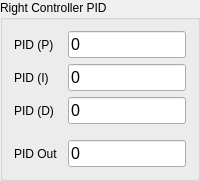
       <widget class="QGroupBox" name="rightPidBox">
        <property name="geometry">
         <rect>
          <x>467</x>
          <y>200</y>
          <width>200</width>
          <height>165</height>
         </rect>
        </property>
        <property name="sizePolicy">
         <sizepolicy hsizetype="Fixed" vsizetype="Fixed">
          <horstretch>0</horstretch>
          <verstretch>0</verstretch>
         </sizepolicy>
        </property>
        <property name="title">
         <string>Right Controller PID</string>
        </property>
        <layout class="QHBoxLayout" name="horizontalLayout_11">
         <item>
          <layout class="QVBoxLayout" name="rightPidLabelsBox">
           <item>
            <widget class="QLabel" name="rightPidPLabel">
             <property name="sizePolicy">
              <sizepolicy hsizetype="Preferred" vsizetype="Preferred">
               <horstretch>0</horstretch>
               <verstretch>0</verstretch>
              </sizepolicy>
             </property>
             <property name="text">
              <string>PID (P)</string>
             </property>
            </widget>
           </item>
           <item>
            <widget class="QLabel" name="rightPidILabel">
             <property name="text">
              <string>PID (I)</string>
             </property>
            </widget>
           </item>
           <item>
            <widget class="QLabel" name="rightPidDLabel">
             <property name="text">
              <string>PID (D)</string>
             </property>
            </widget>
           </item>
           <item>
            <spacer name="verticalSpacer_16">
             <property name="orientation">
              <enum>Qt::Orientation::Vertical</enum>
             </property>
             <property name="sizeType">
              <enum>QSizePolicy::Policy::Fixed</enum>
             </property>
             <property name="sizeHint" stdset="0">
              <size>
               <width>20</width>
               <height>10</height>
              </size>
             </property>
            </spacer>
           </item>
           <item>
            <widget class="QLabel" name="rightPidOutLabel">
             <property name="text">
              <string>PID Out</string>
             </property>
            </widget>
           </item>
          </layout>
         </item>
         <item>
          <spacer name="horizontalSpacer_20">
           <property name="orientation">
            <enum>Qt::Orientation::Horizontal</enum>
           </property>
           <property name="sizeType">
            <enum>QSizePolicy::Policy::Fixed</enum>
           </property>
           <property name="sizeHint" stdset="0">
            <size>
             <width>4</width>
             <height>20</height>
            </size>
           </property>
          </spacer>
         </item>
         <item>
          <layout class="QVBoxLayout" name="rightPidValuesBox">
           <property name="sizeConstraint">
            <enum>QLayout::SizeConstraint::SetDefaultConstraint</enum>
           </property>
           <item>
            <widget class="QLineEdit" name="rightPidPValue">
             <property name="sizePolicy">
              <sizepolicy hsizetype="Preferred" vsizetype="Fixed">
               <horstretch>0</horstretch>
               <verstretch>0</verstretch>
              </sizepolicy>
             </property>
             <property name="font">
              <font>
               <pointsize>12</pointsize>
              </font>
             </property>
             <property name="focusPolicy">
              <enum>Qt::FocusPolicy::NoFocus</enum>
             </property>
             <property name="text">
              <string>0</string>
             </property>
             <property name="frame">
              <bool>true</bool>
             </property>
             <property name="dragEnabled">
              <bool>true</bool>
             </property>
             <property name="readOnly">
              <bool>true</bool>
             </property>
            </widget>
           </item>
           <item>
            <widget class="QLineEdit" name="rightPidIValue">
             <property name="sizePolicy">
              <sizepolicy hsizetype="Preferred" vsizetype="Fixed">
               <horstretch>0</horstretch>
               <verstretch>0</verstretch>
              </sizepolicy>
             </property>
             <property name="font">
              <font>
               <pointsize>12</pointsize>
              </font>
             </property>
             <property name="focusPolicy">
              <enum>Qt::FocusPolicy::NoFocus</enum>
             </property>
             <property name="text">
              <string>0</string>
             </property>
             <property name="frame">
              <bool>true</bool>
             </property>
             <property name="dragEnabled">
              <bool>true</bool>
             </property>
             <property name="readOnly">
              <bool>true</bool>
             </property>
            </widget>
           </item>
           <item>
            <widget class="QLineEdit" name="rightPidDValue">
             <property name="sizePolicy">
              <sizepolicy hsizetype="Preferred" vsizetype="Fixed">
               <horstretch>0</horstretch>
               <verstretch>0</verstretch>
              </sizepolicy>
             </property>
             <property name="font">
              <font>
               <pointsize>12</pointsize>
              </font>
             </property>
             <property name="focusPolicy">
              <enum>Qt::FocusPolicy::NoFocus</enum>
             </property>
             <property name="text">
              <string>0</string>
             </property>
             <property name="frame">
              <bool>true</bool>
             </property>
             <property name="dragEnabled">
              <bool>true</bool>
             </property>
             <property name="readOnly">
              <bool>true</bool>
             </property>
            </widget>
           </item>
           <item>
            <spacer name="verticalSpacer_17">
             <property name="orientation">
              <enum>Qt::Orientation::Vertical</enum>
             </property>
             <property name="sizeType">
              <enum>QSizePolicy::Policy::Fixed</enum>
             </property>
             <property name="sizeHint" stdset="0">
              <size>
               <width>20</width>
               <height>10</height>
              </size>
             </property>
            </spacer>
           </item>
           <item>
            <widget class="QLineEdit" name="rightPidOutValue">
             <property name="sizePolicy">
              <sizepolicy hsizetype="Preferred" vsizetype="Fixed">
               <horstretch>0</horstretch>
               <verstretch>0</verstretch>
              </sizepolicy>
             </property>
             <property name="font">
              <font>
               <pointsize>12</pointsize>
              </font>
             </property>
             <property name="focusPolicy">
              <enum>Qt::FocusPolicy::NoFocus</enum>
             </property>
             <property name="text">
              <string>0</string>
             </property>
             <property name="frame">
              <bool>true</bool>
             </property>
             <property name="dragEnabled">
              <bool>true</bool>
             </property>
             <property name="readOnly">
              <bool>true</bool>
             </property>
            </widget>
           </item>
          </layout>
         </item>
        </layout>
       </widget>
